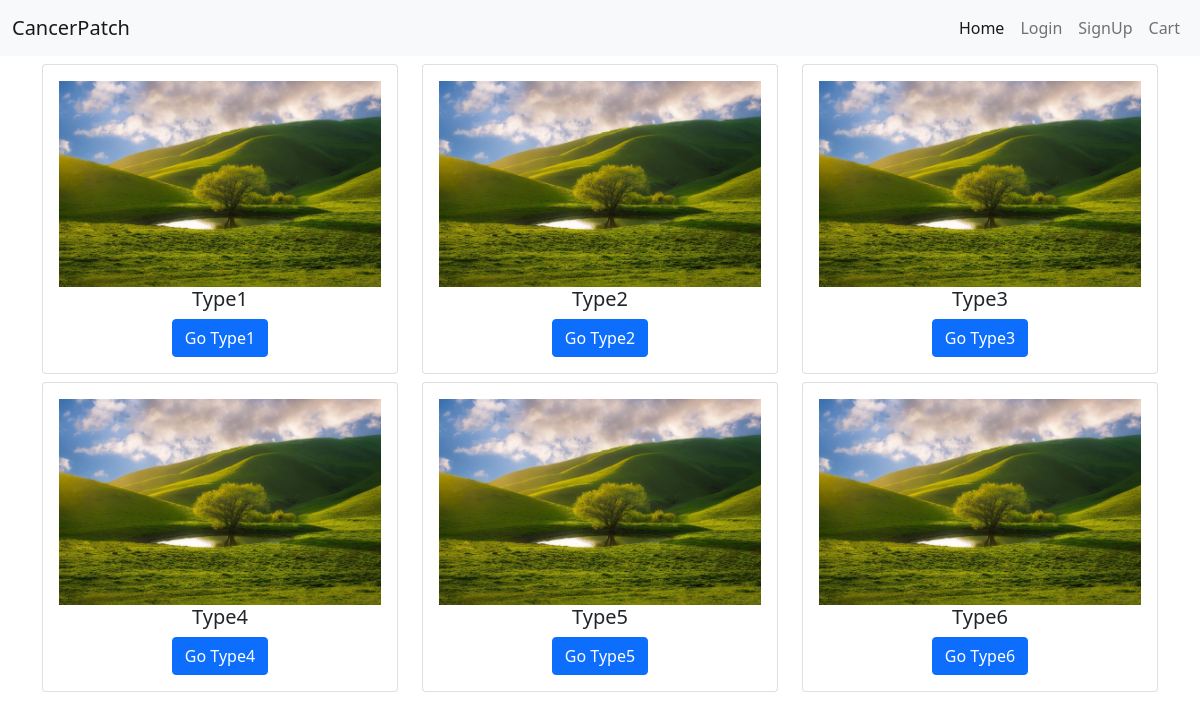
The page / on the database its author committed.
### store/models.py (models this page shows, shortened)
class Category(models.Model):
    slug=models.CharField(max_length=150,null=False,blank=False)
    name=models.CharField(max_length=150,null=False,blank=False)
    image=models.ImageField(upload_to=get_file_path,null=True,blank=True)
    description=models.TextField(max_length=500,null=True,blank=True)
    created_at=models.DateTimeField(auto_now_add=True)

### store/views.py (the view)
# urls.py: 2. Add a URL to urlpatterns:  path('', views.home, name='home')
def home(request):
    category=Category.objects.all()
    return render(request,'store/index.html',{'category':category})

### store/templates/store/index.html
{% extends 'store/layouts/base.html' %}
{% block content %}
<div class="container">
    <div class="row">
         {% for data in category %}
            <div class="col-12 col-md-6 col-lg-4">
                <div class="card mt-2">
                    <div class="card-body text-center">
                        <img src="{{ data.image.url }}" class="w-100" />
                        <h5 class="card-title">{{data.name}}</h5>
                        <a href="{% url 'type' data.slug %}" class="btn btn-primary">Go {{data.name}}</a>
                    </div>
                </div>
            </div>
         {% endfor %}
    </div>
</div>
{% endblock content %}

### store/templates/store/layouts/base.html (shortened to what this page needs)
{% load static %}
<!DOCTYPE html>
<html>
<head>
    <link href="https://cdn.jsdelivr.net/npm/bootstrap@5.0.2/dist/css/bootstrap.min.css" rel="stylesheet">
    <link rel="stylesheet" href="//cdn.jsdelivr.net/npm/alertifyjs@1.13.1/build/css/alertify.min.css"/>
    <link rel="stylesheet" href="//cdn.jsdelivr.net/npm/alertifyjs@1.13.1/build/css/themes/default.min.css"/>
</head>
<body>
{% include 'store/inc/navbar.html' %}
{% block content %}
{% endblock content %}
</body>
</html>

### store/templates/store/inc/navbar.html (shortened to what this page needs)
<nav class="navbar navbar-expand-lg navbar-light bg-light">
  <div class="container-fluid">
    <a class="navbar-brand" href="#">CancerPatch</a>
    <div class="collapse navbar-collapse" id="navbarNav">
      <ul class="navbar-nav ms-auto">
        <li class="nav-item">
          <a class="nav-link {% if request.resolver_match.url_name == 'home' %} active{% endif %}" aria-current="page" href="/">Home</a>
        </li>
        {% if request.user.is_authenticated %}
        <li class="nav-item dropdown">
          <a class="nav-link {% if request.resolver_match.url_name == 'logoutpage' %} active{% endif %}dropdown-toggle" href="#" id="navbarDropdown" role="button" data-bs-toggle="dropdown" aria-expanded="false">
           {{ request.user }}
          </a>
          <ul class="dropdown-menu" aria-labelledby="navbarDropdown">
            <li><a class="dropdown-item" href="#">Action</a></li>
            <li><a class="dropdown-item" href="#">Another action</a></li>
            <li><hr class="dropdown-divider"></li>
            <li><a class="dropdown-item" href="logout">Logout</a></li>
          </ul>
        </li>
        {% else %}
        <li class="nav-item">
          <a class="nav-link {% if request.resolver_match.url_name == 'loginpage' %} active{% endif %}" href="login">Login</a>
        </li>
        <li class="nav-item">
          <a class="nav-link {% if request.resolver_match.url_name == 'register' %} active{% endif %}" href="register">SignUp</a>
        </li>
        {% endif %}
        <li class="nav-item">
          <a class="nav-link {% if request.resolver_match.url_name == 'cart' %} active{% endif %}" href="cart">Cart</a>
        </li>
      </ul>
    </div>
  </div>
</nav>

### rows shown on the page
Category: image (picture), name "Type1"
Category: image (picture), name "Type2"
Category: image (picture), name "Type3"
Category: image (picture), name "Type4"
Category: image (picture), name "Type5"
Category: image (picture), name "Type6"
